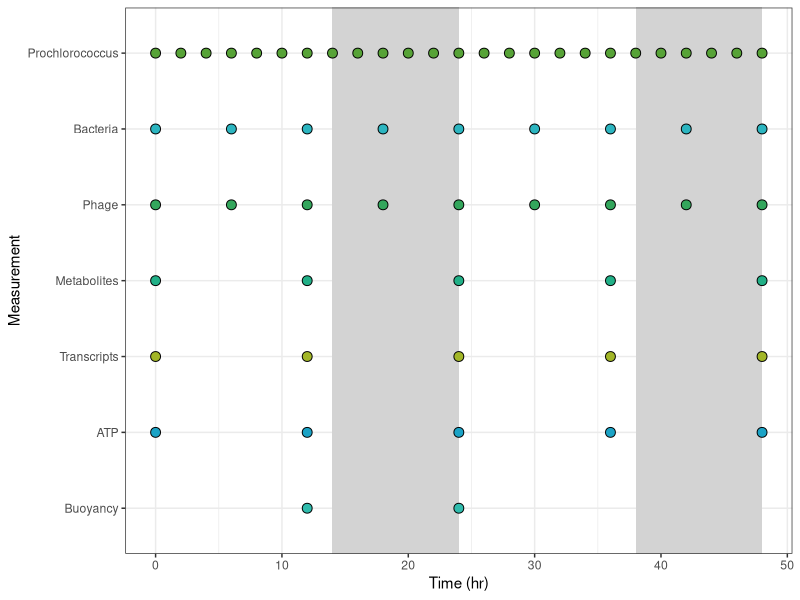

Write the R code that produced this figure.





library(tidyverse)

####load sample info
sample.dat <- read_csv("Meta_Data/Sampling_Scheme.csv")

###define order
x <- data.frame(
  measurement = c("Prochlorococcus", "Bacteria", "Phage", "Metabolites", "Transcripts", "ATP", "Cellular_Buoyancy"),
  order = c(1, 2, 3, 4, 5, 6, 7)
)

###make data frame longer
sample.long <- sample.dat %>%
  pivot_longer(cols = Prochlorococcus:Cellular_Buoyancy, names_to = "measurement", values_to = "time") %>%
  left_join(., x) %>%
 # mutate(measurment = case_when(measurement ))
  mutate(measurement = str_replace(measurement, "Cellular_Buoyancy", "Buoyancy"))

#install.packages("devtools")
#library(devtools)
#devtools::install_github("johannesbjork/LaCroixColoR")

#library(LaCroixColoR)

library(ggthemes)

###define day/night scheme
samp.scheme <- ggplot(sample.long, aes(x = time, y = reorder(measurement, -order))) +
  geom_rect(xmin = 14, xmax = 24, ymin = 0, ymax = 10, fill = "lightgray") +
  geom_rect(xmin = 38, xmax = 48, ymin = 0, ymax = 10, fill = "lightgray") +
  geom_point(
    aes(fill = measurement), 
    size = 3,
    shape = 21, color = "black") +
#  scale_fill_continuous(low = "aliceblue", mid = "steelblue", high = "darkblue") +
  scale_fill_tableau(palette = "Hue Circle") +
  theme_bw() +
  xlab("Time (hr)") +
  ylab("Measurement") +
  theme(legend.position = "blank")

ggsave(samp.scheme, filename = "Figures/Figures/Samp_Scheme_10032024.png",
       dpi = 800, height = 3, width = 5, units = "in", scale = 1.1)

